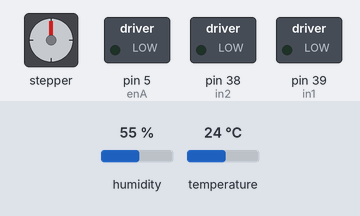
Bench run of a sketch on a simulated Arduino Mega 2560, built with avr-gcc and run on an emulated ATmega2560. On the bench: stepper motor, switched loads named in the sketch (green lamp = pin HIGH). The test bench sets the inputs (shaded band); at power-on: humidity 55 %, temperature 24 °C. WiFi joins after 1.5 s; servers stay silent unless stated; no MQTT or app messages arrive unless stated; stepper angles assume 2048 steps per turn; what the sketch prints to the serial monitor is not drawn.

Above: at 4.2 s.
4.3 s: humidity set to 50 %
12.7 s: humidity set to 47 %
At 20.34 s:
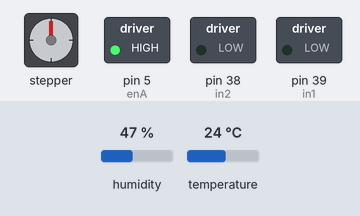
22.1 s: humidity set to 68 %
27.1 s: temperature set to 28 °C
At 32.7 s:
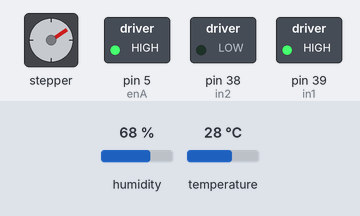
33.6 s: temperature set to 12 °C
At 34.8 s:
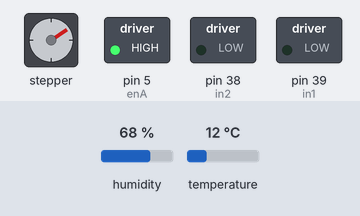
38.6 s: humidity set to 22 %
At 50.9 s:
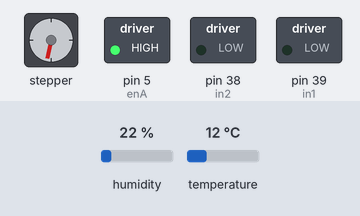
Timing chart, 0 to 59.4 s (numbered marks = the images above; inputs shaded):
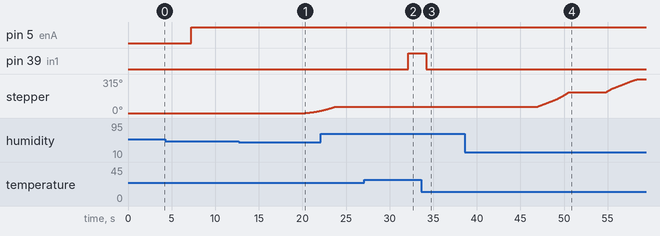

Measured:
- the behaviour switches between 49 and 48 % on humidity (found by bisection; images 0 and 1)
- the behaviour switches between 26 and 27 °C on temperature (found by bisection; images 1 and 2)
- after the input at 12.7 s, stepper: keeps turning clockwise at about 12°/s, starting after 7.5 s
- after the input at 27.1 s, pin 39 (in1): LOW → HIGH after 5.0 s
- after the input at 33.6 s, pin 39 (in1): HIGH → LOW after 0.59 s
- after the input at 38.6 s, stepper: turns 136° clockwise in 3.7 s, then 123° clockwise in 3.7 s

The sketch:

P1.ino
```cpp
#include <DHT.h>
#include <DHT_U.h>
#include <WiFiEsp.h>
#include <Adafruit_MQTT.h>
#include <Adafruit_MQTT_Client.h>
#include <AccelStepper.h>

// Define step constant
#define FULLSTEP 4
#define in1 39
#define in2 38
#define enA 5


int rotDirection = 0;
int pressed = false;
// Creates an instance
// Pins entered in sequence IN1-IN3-IN2-IN4 for proper step sequence
AccelStepper myStepper(FULLSTEP, 8, 10, 9, 11);


//Define WiFi Access Point information
char ssid[] = "dreamdog";
char pass[] = "mkz981002";
int status = WL_IDLE_STATUS; //the Wifi radio's status

//Define Adafruit.io setup
#define AIO_SERVER "io.adafruit.com"
#define AIO_SERVERPORT 1883
#define AIO_USERNAME "Dreamdog"
#define AIO_KEY "aio_WfUs547tciiOp2blfcPYLWqKF3al"


// Path for sensors
#define TEMPERATURE_PUBLISH_PATH "api/feeds/temperature/data/send.json"
#define HUMIDITY_PUBLISH_PATH "api/feeds/humidity/data/send.json"


//WiFi client
WiFiEspClient client;

//Settup the MQTT client class by passing in the wifi client and MQTT server and login details
Adafruit_MQTT_Client mqtt(&client, AIO_SERVER, AIO_SERVERPORT,AIO_USERNAME, AIO_KEY);

#define DHTPIN 2 // Analog Pin sensor is connected to
#define DHTTYPE    DHT11


//Declare the Adafruit IO feeds called Time, Humidity, and Temperature
Adafruit_MQTT_Publish input1 = Adafruit_MQTT_Publish(&mqtt, AIO_USERNAME"/feeds/time");
Adafruit_MQTT_Publish input2 = Adafruit_MQTT_Publish(&mqtt, AIO_USERNAME"/feeds/humidity");
Adafruit_MQTT_Publish input3 = Adafruit_MQTT_Publish(&mqtt, AIO_USERNAME"/feeds/temperature");


DHT dht(DHTPIN, DHTTYPE);


void MQTT_connect();


void setup(){

  Serial.begin(115200);
  delay(500);//Delay to let system boot

  Serial1.begin (115200);

  WiFi.init(&Serial1);

  if(WiFi.status() == WL_NO_SHIELD){
    Serial.print("WiFi shield not presen");

    while(true);
    }

  if(status != WL_CONNECTED){
    Serial.print("Attempting to connect to WPA SSID:");
    Serial.println(ssid);

    status = WiFi.begin(ssid,pass);

    }


  Serial.println ("Connected to the network");

  Serial.println("DHT11 Humidity & temperature Sensor\n\n");
  delay(1000);//Wait before accessing Sensor
  dht.begin();


  // set the maximum speed, acceleration factor,
  // initial speed and the target position
  myStepper.setMaxSpeed(1000.0);
  myStepper.setAcceleration(50.0);
  myStepper.setSpeed(200);
  myStepper.moveTo(2038);


  //DC Motor
  pinMode(in1, OUTPUT);
  pinMode(in2, OUTPUT);

  // Set initial rotation direction
  digitalWrite(in1, LOW);
  digitalWrite(in2, LOW);


}//end "setup()"

void loop(){
//Start of Program
//Connecting MQTT server
MQTT_connect();


double    Hdata = dht.readHumidity();// take in the humidity measurements
double Tdata = dht.readTemperature();// take in the temperature measurements
   delay(200);


Serial.print(F("\nSending values "));

delay(2000);
if (! input2.publish(Hdata)) {
Serial.println(F("Failed"));
} else {
Serial.println(F("OK!"));
}


delay(2000);
if (! input3.publish(Tdata)) {
Serial.println(F("Failed"));
} else {
Serial.println(F("OK!"));
}


    Serial.print(Hdata);
    Serial.print("%  ");
    Serial.print(",");


    Serial.print(Tdata);
    Serial.println("C  ");


if(Hdata<49){

  for(int i = 0; i<2000; i++){
  // Change direction once the motor reaches target position
  if (myStepper.distanceToGo() == 0)
    myStepper.moveTo(-myStepper.currentPosition());

  // Move the motor one step
    myStepper.run();

   Serial.println("Water pump on");


    Serial.println(Hdata);
  }

   Hdata = dht.readHumidity();

   if (Hdata>49){
      Serial.println("Water pump off");
   }
 }


  int pwmOutput = 255; // Map the potentiometer value from 0 to 255
  analogWrite(enA, pwmOutput); // Send PWM signal to L298N Enable pin

while (Tdata>26.5){

    digitalWrite(in1, HIGH);
    digitalWrite(in2, LOW);
    rotDirection = 1;
     Serial.println(Tdata);
    Tdata = dht.readTemperature();
   if(Tdata<=26.5){
    digitalWrite(in1, LOW);
    digitalWrite(in2, LOW);
    break;
   }
  }

    digitalWrite(in1, LOW);
    digitalWrite(in2, LOW);


    //delay(1000);//Wait 1 second before accessing sensor again.

  //Fastest should be once every two seconds.

}// end loop(


void MQTT_connect() {
int8_t ret;
// Stop if already connected.
if (mqtt.connected()) {
return;
}
Serial.print("Connecting to MQTT... ");
uint8_t retries = 3;
while ((ret = mqtt.connect()) != 0) { // connect will return 0 for connected
Serial.println(mqtt.connectErrorString(ret));
Serial.println("Retrying MQTT connection in 5 seconds...");
mqtt.disconnect();
delay(5); // wait 5 seconds
retries--;
mqtt.connect();
if (retries == 0) {
// basically die and wait for WDT to reset me
break;
//while (1);
}
}
Serial.println("MQTT Connected!");
}
```
